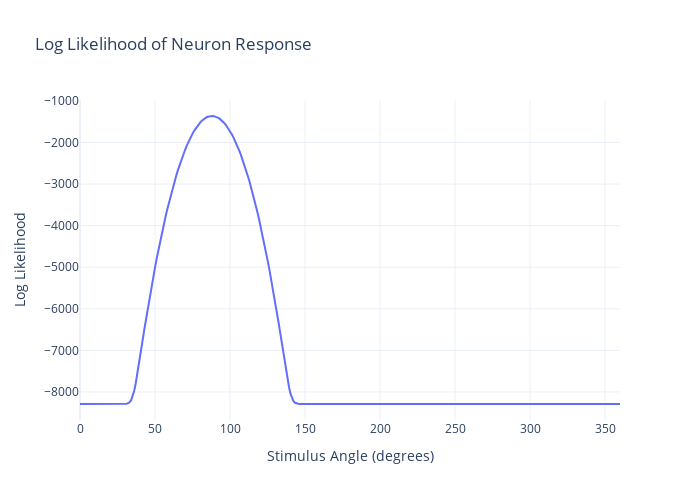

The cell this chart's notebook holds for it:
### Markdown cell above
#### Log-likelihood

### Code cell
import numpy as np
import matplotlib.pyplot as plt

def log_likelihood(theta, preferred_angle, tuning_width, spike_counts):
    tuning_curve = spike_counts * np.exp(-0.5 * ((theta - preferred_angle) / tuning_width)**2) / (tuning_width * np.sqrt(2 * np.pi))
    log_likelihood = np.sum(np.log(tuning_curve + 1e-10))  # Adding a small offset to avoid logarithm of zero
    return log_likelihood



stimulus_range = np.linspace(0, 360, 360)

preferred_angle = np.random.randint(0,360)
tuning_width = np.random.randint(1, 20)
spike_counts = np.random.randint(0, 10, size=len(stimulus_range))  # Example spike counts for each stimulus angle

log_likelihood_values = np.zeros_like(stimulus_range)

for i, theta in enumerate(stimulus_range):
    log_likelihood_values[i] = log_likelihood(theta, preferred_angle, tuning_width, spike_counts)

# plt.plot(stimulus_range, log_likelihood_values)
# plt.xlabel('Stimulus Angle (degrees)')
# plt.ylabel('Log Likelihood')
# plt.title('Log Likelihood of Neuron Response')
# plt.show()

# plot it using plotly
import plotly.graph_objects as go

fig = go.Figure(data=go.Scatter(x=stimulus_range, y=log_likelihood_values))
fig.update_layout(title='Log Likelihood of Neuron Response',
                     xaxis_title='Stimulus Angle (degrees)',
                        yaxis_title='Log Likelihood',
                        # background 
                        template='plotly_white',
                        width=700,
                        height=500)
fig.show()

### Figure 1 — Plotly figure (JSON) as saved in the notebook; plotly's stock layout.template omitted (floating-point values rounded to 4 significant figures; data arrays with more than 128 entries replaced by an {"elided": "..."} marker saying what was removed)
{"data": [{"type": "scatter", "x": {"elided": "360 float values"}, "y": {"elided": "360 float values"}}], "layout": {"height": 500, "title": {"text": "Log Likelihood of Neuron Response"}, "width": 700, "xaxis": {"title": {"text": "Stimulus Angle (degrees)"}}, "yaxis": {"title": {"text": "Log Likelihood"}}}}
